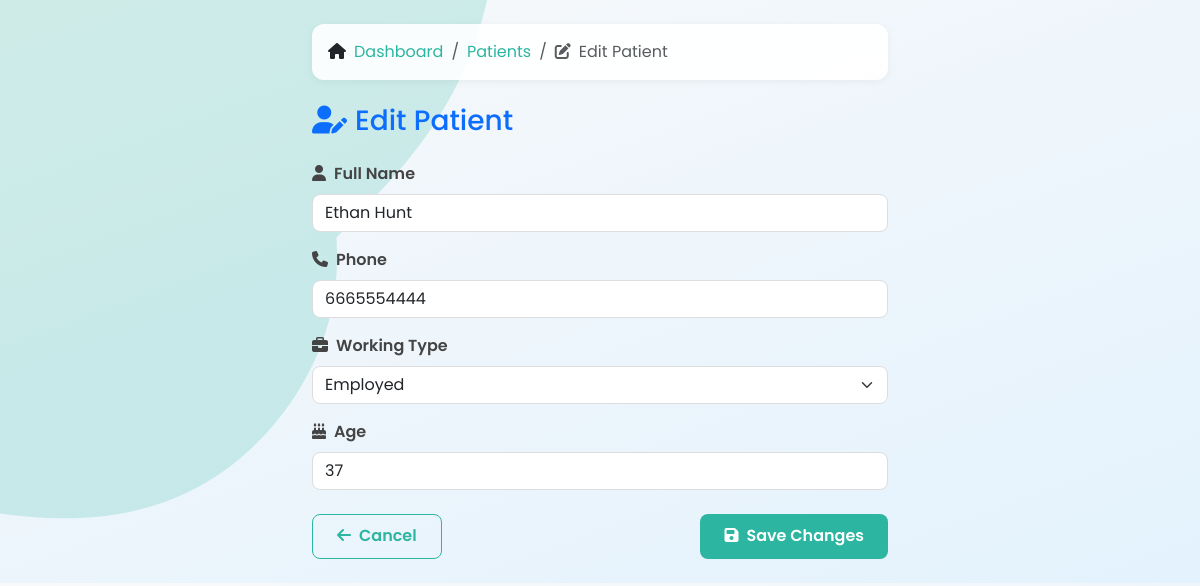
Screenshot of /edit_patient.php?id=5 with the database file from the repository.
### tables this page shows
CREATE TABLE `patients` (
  `id` int NOT NULL,
  `full_name` varchar(100) NOT NULL,
  `phone` varchar(20) NOT NULL,
  `working_type` enum('student','employed','self-employed','unemployed') NOT NULL,
  `created_at` datetime DEFAULT CURRENT_TIMESTAMP,
  `age` int NOT NULL
);

### edit_patient.php (the view, shortened to what this page needs)
<?php
require_once 'config.php';
$id = $_GET['id'] ?? null;
$stmt = $pdo->prepare("SELECT * FROM patients WHERE id = ?");
$stmt->execute([$id]);
$patient = $stmt->fetch();
?>
<!DOCTYPE html>
<html lang="en">
<head>
    <link href="https://cdn.jsdelivr.net/npm/bootstrap@5.3.3/dist/css/bootstrap.min.css" rel="stylesheet" />
    <link href="https://cdnjs.cloudflare.com/ajax/libs/font-awesome/6.5.0/css/all.min.css" rel="stylesheet" />
</head>
<body class="p-4">
<div class="container" style="max-width: 600px;">
    <nav class="mb-4" aria-label="breadcrumb">
        <ol class="breadcrumb">
            <li class="breadcrumb-item"><i class="fas fa-home me-2"></i><a href="dashboard.php">Dashboard</a></li>
            <li class="breadcrumb-item"><a href="patients.php">Patients</a></li>
            <li class="breadcrumb-item active" aria-current="page"><i class="fas fa-edit me-2"></i>Edit Patient</li>
        </ol>
    </nav>
    <h3 class="mb-4 text-primary"><i class="fas fa-user-edit me-2"></i>Edit Patient</h3>
    <form action="edit_patient.php?id=<?= $patient['id'] ?>" method="POST" novalidate>
        <div class="mb-3">
            <label for="full_name" class="form-label"><i class="fas fa-user me-2"></i>Full Name</label>
            <input type="text" name="full_name" id="full_name" class="form-control"
                   value="<?= htmlspecialchars($patient['full_name']) ?>" required />
        </div>
        <div class="mb-3">
            <label for="phone" class="form-label"><i class="fas fa-phone me-2"></i>Phone</label>
            <input type="text" name="phone" id="phone" class="form-control"
                   value="<?= htmlspecialchars($patient['phone']) ?>" required />
        </div>
        <div class="mb-3">
            <label for="working_type" class="form-label"><i class="fas fa-briefcase me-2"></i>Working Type</label>
            <select name="working_type" id="working_type" class="form-select" required>
                <?php
                $types = ['student' => 'Student', 'employed' => 'Employed', 'self-employed' => 'Self-Employed', 'unemployed' => 'Unemployed'];
                foreach ($types as $value => $label) {
                    $selected = $patient['working_type'] === $value ? 'selected' : '';
                    echo "<option value=\"$value\" $selected>$label</option>";
                }
                ?>
            </select>
        </div>
        <div class="mb-4">
            <label for="age" class="form-label"><i class="fas fa-birthday-cake me-2"></i>Age</label>
            <input type="number" name="age" id="age" class="form-control"
                   value="<?= (int)$patient['age'] ?>" min="1" required />
        </div>
        <div class="d-flex justify-content-between">
            <a href="patients.php" class="btn btn-outline-secondary">
                <i class="fas fa-arrow-left me-2"></i>Cancel
            </a>
            <button type="submit" class="btn btn-primary">
                <i class="fas fa-save me-2"></i>Save Changes
            </button>
        </div>
    </form>
</div>
</body>
</html>

### edit_patient.php (style rules this page uses)
:root { --primary: #2cb5a0; --secondary: #f0f7fa; --accent: #ff7f50; }
body { font-family: 'Poppins', sans-serif; background-size: cover; animation: fadeIn 0.5s ease-in-out both; }
.breadcrumb { background: rgba(255,255,255,0.9); padding: 1rem; border-radius: 12px; box-shadow: 0 2px 8px rgba(0,0,0,0.05); }
.breadcrumb-item a { color: var(--primary); text-decoration: none; transition: all 0.2s ease; }
.btn-primary, .btn-outline-secondary { padding: 0.6rem 1.5rem; border-radius: 8px; font-weight: 600; }
.btn-primary { background: var(--primary); border: none; transition: all 0.2s ease; }
.btn-outline-secondary { border-color: var(--primary); color: var(--primary); }
.form-label { font-weight: 600; color: #444; }
.form-control, .form-select { border-radius: 8px; border: 1px solid #ddd; transition: border-color 0.2s ease; }

### rows the page displays
patients: full_name "Ethan Hunt", phone "6665554444", age "37"

### other values shown
form field working_type "Employed"
